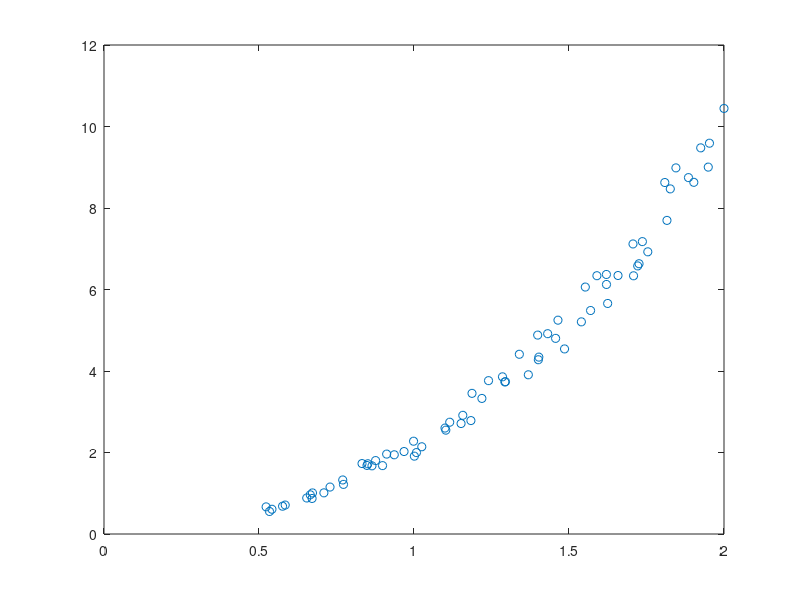

Source code (MATLAB): (Note: this script raises an error after producing the figure.)
%Preston Stringham and River Griffin

fprintf('----------------------------------------------------------- \n')

data = [0.5339 0.5229 0.5418 0.5760 0.5845 0.6540 0.6725 0.6653 0.6712 0.7093 0.7291 0.7725 0.7701 0.8323 0.8511 0.8761 0.8484 0.8644 0.9363 0.8985 0.9118    0.9679 1.0251    0.9986    1.0011    1.0079    1.1152    1.1027    1.1000    1.1518    1.1871    1.1574    1.2190 1.1836    1.2931    1.2854    1.2404    1.2949    1.3398    1.3990    1.3688    1.4027    1.4312    1.4856 1.4011    1.4568    1.4644    1.5399    1.5900    1.5526    1.6209    1.5696    1.6247    1.6207    1.7217 1.7082    1.7542    1.6581    1.7064    1.8090    1.7367    1.7259    1.8160    1.9249    1.8267    1.9026 1.8854    1.8449    1.9531    2.0000    1.9492; 0.5529    0.6656    0.6072    0.6820    0.7105    0.8837    1.0083    0.9619    0.8721    1.0101    1.1522 1.2175    1.3261    1.7289    1.7241    1.8020    1.6824    1.6731    1.9439    1.6780    1.9609    2.0238 2.1408    2.2770    1.9105    1.9981    2.7431    2.5484    2.5999    2.7110    3.4514    2.9125    3.3270 2.7834    3.7315    3.8573    3.7633    3.7376    4.4106    4.8815    3.9071    4.3407    4.9157    4.5416 4.2764    4.8010    5.2473    5.2062    6.3385    6.0602    6.1236    5.4844    5.6575    6.3688    6.5789 6.3366    6.9248    6.3436    7.1179    8.6254    7.1752    6.6326    7.6959    9.4759    8.4690    8.6302 8.7458    8.9846    9.5901   10.4433    9.0034 ];

px = data(1,:);
py = data(2,:);
plot(px',py','o') %Comment this plot out for a better look at curves.
hold on

% Line of best fit:
a1 = fit_line(px',py');
fprintf('Line of Best Fit: %f + %f * x\n',a1(1),a1(2))
x1 = linspace(min(px),max(px),100);
y1 = a1(1) + a1(2).*x1;
plot(x1,y1)


% Exponential of best fit:
a2 = fit_line(px', log(py'));
fprintf('Exponential of Best Fit: exp(%f) * exp(%f * x) \n',a2(1),a2(2))
x2 = linspace(min(px),max(px),100);
y2 = exp(a2(1)) * exp(a2(2).*x2);
plot(x2,y2)

% Power of best fit.
a3 = fit_line(log(px'), log(py'));
fprintf('Power of Best Fit: exp(%f) * x^%f \n',a3(1),a3(2))
x3 = linspace(min(px),max(px),100);
y3 = exp(a3(1)) * x3.^(a3(2));
plot(x3,y3)

title("Best Fits")

legend("Data Points", "Line of Best Fit", "Exponential of Best Fit", "Power of Best Fit", 'Location', 'northwest');

set(findall(gca, 'Type', 'Line'),'LineWidth',2);

fprintf('----------------------------------------------------------- \n')